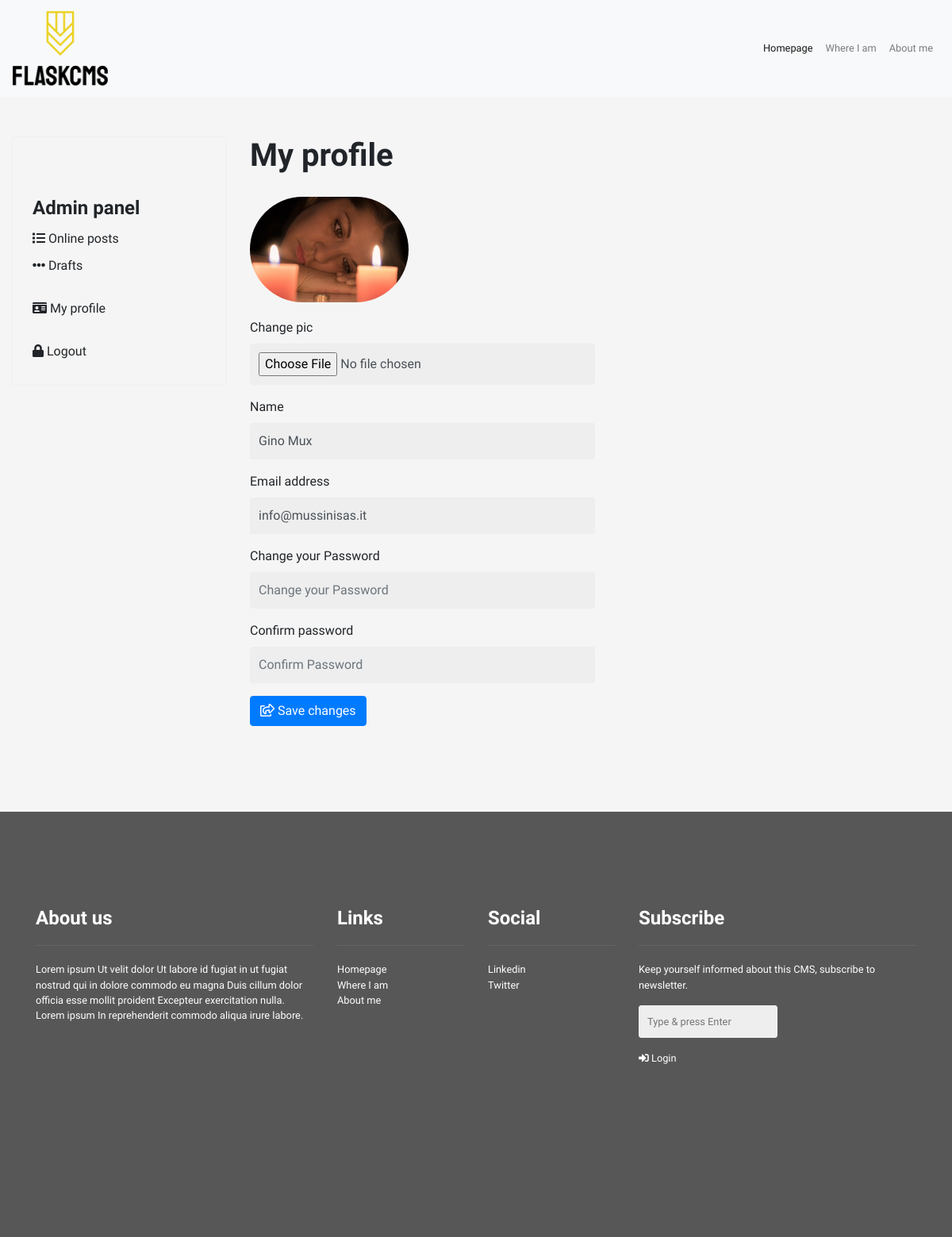
Screenshot of /admin/profile (signed in) with the database file from the repository.
### tables this page shows
CREATE TABLE 'pages' ('idpages' integer PRIMARY KEY AUTOINCREMENT NOT NULL, 'is_visible' integer DEFAULT 0 , 'title' varchar(500), 'subtitle' varchar(500), 'text' text, 'menu_item' integer DEFAULT 0 , 'menu_order' integer DEFAULT 0 , 'photo' varchar(150), 'locked' boolean DEFAULT 0, 'meta_title' varchar(150) DEFAULT '', 'meta_description' varchar(500), 'meta_keywords' varchar(150), 'meta_image' varchar(150), 'url' varchar(250));

CREATE TABLE "users" (
	"id"	INTEGER NOT NULL,
	"email"	TEXT NOT NULL,
	"password"	TEXT NOT NULL,
	"active"	integer DEFAULT 0,
	"name"	varchar(100),
	"idusers_level"	INTEGER DEFAULT 0,
	"photo"	varchar(250),
	PRIMARY KEY("id" AUTOINCREMENT)
);

### application.py (the view)
@app.route("/admin/profile", methods=["GET", "POST"])
@login_required
def admin_profile():
    opt = global_options(db)
    menu = global_menu(db)
    this_page = admin_default_tags()
    profile = db.execute("SELECT * FROM users WHERE id = :id",
                    id = session["user_id"])
    if len(profile) == 0:
        return apology("I can't find your user profile in database",500)
    else:
        return render_template("admin-profile.html", profile = profile[0], opt = opt, menu = menu, page = this_page)

### application.py (called while the page is built)
@app.after_request
def after_request(response):
    response.headers["Cache-Control"] = "no-cache, no-store, must-revalidate"
    response.headers["Expires"] = 0
    response.headers["Pragma"] = "no-cache"
    return response

### helpers.py (called while the page is built)
def login_required(f):
    @wraps(f)
    def decorated_function(*args, **kwargs):
        if session.get("user_id") is None:
            return redirect("/admin")
        return f(*args, **kwargs)
    return decorated_function

def global_options(db):
    globals = db.execute("SELECT * FROM options WHERE id=1")
    return globals[0]

def global_menu(db):
    menu = db.execute("SELECT url, title FROM pages WHERE is_visible=1 AND menu_item=1 ORDER BY menu_order ASC")
    return menu

def admin_default_tags():
    tags = {
        'meta_title': 'ADMIN CONTROL PANEL'
    }
    return tags

### templates/admin-profile.html (shortened to what this page needs)
{% extends "admin-base.html" %}
{% block content %}
<div class="col-md-9 col-lg-9">
    <h1>My profile</h1>
    <form method="POST" action="/admin/profile_save" name="frm1" id="frm1" enctype="multipart/form-data">
        {%if profile.photo != None and profile.photo != '' %}
        <img src="/static/uploads/{{profile.photo}}" class="page-pic" />
        {% endif  %}
        <div class="form-group pic-group">
            <label for="pic">Change pic</label>
            <input type="file" class="form-control" id="pic" name="pic" >
          </div>
        <div class="form-group">
            <label for="name">Name</label>
            <input type="text" class="form-control" id="name" name="name" aria-describedby="Your name" placeholder="Enter your name" value="{{profile.name}}">
          </div>
        <div class="form-group">
          <label for="email">Email address</label>
          <input type="email" class="form-control" id="email" name="email" aria-describedby="emailHelp" placeholder="Enter email" value="{{profile.email}}">
        </div>
        <div class="form-group">
          <label for="password">Change your Password</label>
          <input type="password" class="form-control" id="password" name="password" placeholder="Change your Password">
        </div>
        <div class="form-group">
            <label for="password2">Confirm password</label>
            <input type="password" class="form-control" id="password2" placeholder="Confirm Password">
          </div>
        <p><button type="button" class="btn btn-primary" onClick="Admin.profile.save()"><i class="far fa-share-square"></i> Save changes</button></p>
      </form>
</div>
{% endblock %}

### templates/admin-base.html (shortened to what this page needs)
<!DOCTYPE html>
<html lang="en">
    <head>
        <link href="https://maxcdn.bootstrapcdn.com/bootstrap/4.1.3/css/bootstrap.min.css" rel="stylesheet">
        <link href="//cdn.quilljs.com/1.3.6/quill.snow.css" rel="stylesheet">
        <link href="/static/css/style.css" rel="stylesheet">
        <link rel="stylesheet" href="https://cdnjs.cloudflare.com/ajax/libs/animate.css/4.0.0/animate.min.css" />
        <link rel="stylesheet" href="https://use.fontawesome.com/releases/v5.13.1/css/all.css">
    </head>
    <body>
      <nav class="navbar navbar-expand-lg navbar-light bg-light">
          <a class="navbar-brand" href="/">
            <img src="/static/img/logo_small.png" alt="SITE_NAME logo" />
          </a>
          <div class="collapse navbar-collapse" id="navbarSupportedContent">
            <ul class="navbar-nav ">
              {%
              for item in menu
              %}
              {% if item.url == 'homepage' %}
              <li class="nav-item active">
                <a class="nav-link" href="/">{{item.title}}</a>
              </li>
              {% else %}
              <li class="nav-item">
                <a class="nav-link" href="/pages/{{item.url}}">{{item.title}}</a>
              </li>
              {% endif %}
              {%
              endfor
              %}
            </ul>
          </div>
      </nav>
      <div id="contents">
        <div class="container container-2">
            <div class="row">
                <div class="col-md-3 col-lg-3">
                    <div class="classic-panel">
                        <h4>Admin panel</h4>
                        <ul class="menu-1">
                            <li><a href="/admin/home"><i class="fas fa-list"></i> Online posts</a></li>
                            <li><a href="/admin/drafts"><i class="fas fa-ellipsis-h"></i> Drafts</a></li>
                            <li class="divider"></li>
                            <li><a href="/admin/profile"><i class="fas fa-id-card"></i> My profile</a></li>
                            <li class="divider"></li>
                            <li><a href="/logout" onclick="return confirm('Are you sure?')"><i class="fas fa-lock"></i> Logout</a></li>
                        </ul>
                    </div>
                </div>
                {% block content %}{% endblock %}
            </div>
        </div>
      </div>
      <footer>
        <div class="container">
        <div class="row">
          <div class="col-sm-12 col-md-4">
            <h4>About us</h4>
            <p>
              Lorem ipsum Ut velit dolor Ut labore id fugiat in ut fugiat nostrud qui in dolore commodo eu magna Duis cillum dolor officia esse mollit proident Excepteur exercitation nulla. Lorem ipsum In reprehenderit commodo aliqua irure labore.
            </p>
          </div>
          <div class="col-sm-12 col-md-2">
            <h4>Links</h4>
            <ul>
              {%
              for item in menu
              %}
              {% if item.url == 'homepage' %}
              <li class="nav-item active">
                <a class="nav-link" href="/">{{item.title}}</a>
              </li>
              {% else %}
              <li class="nav-item">
                <a class="nav-link" href="/pages/{{item.url}}">{{item.title}}</a>
              </li>
              {% endif %}
              {%
              endfor
              %}
            </ul>
          </div>
          <div class="col-sm-12 col-md-2">
            <h4>Social</h4>
            <ul>
              <li><a href="https://www.linkedin.com/in/alessandro-mussini-86315849/" target="_blank" rel="noopener">Linkedin</a></li>
              <li><a href="https://twitter.com/alemussini" target="_blank" rel="noopener">Twitter</a></li>
            </ul>
          </div>
          <div class="col-sm-12 col-md-4">
            <h4>Subscribe</h4>
            <p>
              Keep yourself informed about this CMS, subscribe to newsletter.
            </p>
            <p>
              <input type="email" placeholder="Type & press Enter" />
            </p>
            <p>
              <a href="/admin"><i class="fas fa-sign-in-alt"></i> Login</a>
            </p>
          </div>
        </div>
      </div>
      </footer>
    </body>
</html>

### static/css/style.css (style rules this page uses)
body { font-family: 'Arimo', sans-serif; font-size: 16px; background-color: #f5f5f5; }
h1, h2, h3, h4, h5, h6 { font-family: 'Muli', cursive; font-weight: 800; }
nav.navbar { background-color: #eaeaea; }
.classic-panel { border: 1px solid #efefef;border-radius: 3px;padding: 25px; }
ul.menu-1 { list-style: none; margin: 0; padding: 0; }
ul.menu-1 a { color: #212529; }
ul.menu-1 li { padding: 5px 0; }
ul.menu-1 li.divider { height: 20px; }
.container-2 { max-width: 1600px; }
.container-2 h4 { margin-top: 50px; }
input[type="email"], input[type="password"], input[type="text"], select.form-control, input[type="file"], input[type="number"] { background-color: #eeeeee; padding: 10px; width: 50%; border: 1px solid #eeeeee; border-radius: 3px; height: auto; }
img.page-pic { margin: 20px 0; border-radius: 4px; }
.page-pic { width: 450px; }
.navbar-expand-lg { justify-content: space-between; }
.navbar-collapse { flex-grow: 0; }
.navbar-brand img { width: 120px; }
nav.navbar, footer { font-size: 80%; }
#contents { padding: 50px 0; }
.page_content, #contents { max-width: 1600px; margin: auto; }
img.page-pic { max-width: 200px; border-radius: 130px; }
footer { padding: 120px 0 200px 0; background: #575757; color: #FFF; }
footer h4 { margin: 0; margin-bottom: 0px; border-bottom: 1px solid #666565; padding-bottom: 20px; margin-bottom: 20px; }
footer ul { list-style: none; padding: 0; }
footer a { color: #fff; }
footer input { padding: 15px 22px; font-family: 'Arimo', sans-serif; border: none; border-radius: 3px; background-color: #d0d0d0; }
footer .nav-link { padding: 0; }

### rows the page displays
pages: title "Homepage"
pages: title "Where I am"
pages: title "About me"
users: photo (picture), name "Gino Mux", email "info@mussinisas.it"
